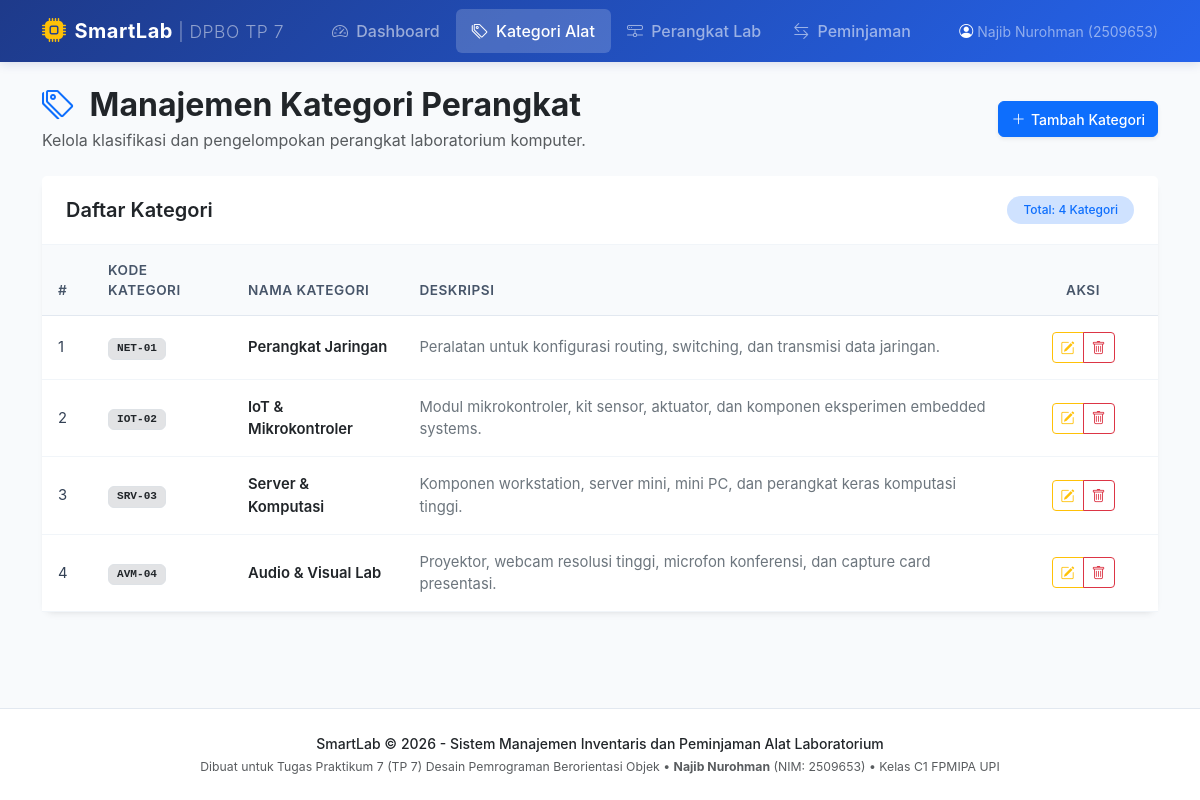
The app's page /index.php?page=categories with its own data.
### tables this page shows
CREATE TABLE `categories` (
    `id` INT AUTO_INCREMENT PRIMARY KEY,
    `code` VARCHAR(20) NOT NULL UNIQUE,
    `name` VARCHAR(100) NOT NULL,
    `description` TEXT NULL,
    `created_at` TIMESTAMP DEFAULT CURRENT_TIMESTAMP
);

### index.php (called while the page is built, shortened)
<?php
require_once __DIR__ . '/class/Category.php';
$database = new Database();
$pdo = $database->getConnection();
$categoryModel = new Category($pdo);
$page = $_GET['page'] ?? 'dashboard';
switch ($page) {
    case 'categories':
        $categoriesList = $categoryModel->getAll();
        $viewFile = 'view/categories.php';
        break;
}
require_once __DIR__ . '/view/header.php';
require_once __DIR__ . '/view/navbar.php';
require_once __DIR__ . '/' . $viewFile;
require_once __DIR__ . '/view/footer.php';

### class/Category.php (called while the page is built, shortened)
<?php
class Category {
    private $db;
    private $table = "categories";
    public function __construct(PDO $pdo) {
        $this->db = $pdo;
    }
    public function getAll() {
        $stmt = $this->db->prepare("SELECT * FROM {$this->table} ORDER BY id ASC");
        $stmt->execute();
        return $stmt->fetchAll();
    }
}

### view/categories.php (the view, shortened to what this page needs)
<div class="row mb-4 align-items-center">
    <div class="col-md-8">
        <h2 class="fw-bold text-dark mb-1">
            <i class="bi bi-tags text-primary me-2"></i> Manajemen Kategori Perangkat
        </h2>
        <p class="text-muted mb-0">
            Kelola klasifikasi dan pengelompokan perangkat laboratorium komputer.
        </p>
    </div>
    <div class="col-md-4 text-md-end mt-3 mt-md-0">
        <button type="button" class="btn btn-primary btn-action shadow-sm" data-bs-toggle="modal" data-bs-target="#addCategoryModal">
            <i class="bi bi-plus-lg"></i> Tambah Kategori
        </button>
    </div>
</div>
<div class="card content-card">
    <div class="card-header d-flex justify-content-between align-items-center">
        <h5 class="card-title mb-0 fw-semibold">Daftar Kategori</h5>
        <span class="badge bg-primary-subtle text-primary fw-medium px-3 py-2 rounded-pill">
            Total: <?= count($categoriesList) ?> Kategori
        </span>
    </div>
    <div class="card-body p-0">
        <div class="table-responsive">
            <table class="table table-custom align-middle">
                <thead>
                    <tr>
                        <th style="width: 50px;">#</th>
                        <th style="width: 140px;">Kode Kategori</th>
                        <th>Nama Kategori</th>
                        <th>Deskripsi</th>
                        <th style="width: 150px;" class="text-center">Aksi</th>
                    </tr>
                </thead>
                <tbody>
                    <?php if (empty($categoriesList)): ?>
                        <tr>
                            <td colspan="5" class="text-center py-4 text-muted">
                                <i class="bi bi-folder-x fs-2 d-block mb-1"></i>
                                Belum ada kategori yang ditambahkan.
                            </td>
                        </tr>
                    <?php else: ?>
                        <?php foreach ($categoriesList as $idx => $cat): ?>
                            <tr>
                                <td><?= $idx + 1 ?></td>
                                <td>
                                    <span class="badge bg-secondary-subtle text-dark border font-monospace px-2 py-1">
                                        <?= htmlspecialchars($cat['code']) ?>
                                    </span>
                                </td>
                                <td class="fw-semibold text-dark">
                                    <?= htmlspecialchars($cat['name']) ?>
                                </td>
                                <td class="text-secondary small">
                                    <?= htmlspecialchars($cat['description'] ?: '-') ?>
                                </td>
                                <td class="text-center">
                                    <div class="btn-group btn-group-sm">
                                        <button type="button"
                                                class="btn btn-outline-warning"
                                                data-bs-toggle="modal"
                                                data-bs-target="#editCategoryModal"
                                                data-id="<?= $cat['id'] ?>"
                                                data-code="<?= htmlspecialchars($cat['code']) ?>"
                                                data-name="<?= htmlspecialchars($cat['name']) ?>"
                                                data-description="<?= htmlspecialchars($cat['description']) ?>"
                                                title="Edit Kategori">
                                            <i class="bi bi-pencil-square"></i>
                                        </button>
                                        <button type="button"
                                                class="btn btn-outline-danger"
                                                data-bs-toggle="modal"
                                                data-bs-target="#deleteConfirmModal"
                                                data-url="index.php?page=categories&action=delete&id=<?= $cat['id'] ?>"
                                                data-item-name="Kategori: <?= htmlspecialchars($cat['name']) ?> (Perangkat terkait juga akan terhapus!)"
                                                title="Hapus Kategori">
                                            <i class="bi bi-trash"></i>
                                        </button>
                                    </div>
                                </td>
                            </tr>
                        <?php endforeach; ?>
                    <?php endif; ?>
                </tbody>
            </table>
        </div>
    </div>
</div>

### style.css (style rules this page uses)
:root { --primary-color: #2563eb; --primary-hover: #1d4ed8; --secondary-color: #475569; --success-color: #10b981; --warning-color: #f59e0b; --danger-color: #ef4444; --info-color: #06b6d4; --bg-light: #f8fafc; --card-shadow: 0 4px 6px -1px rgba(0, 0, 0, 0.05), 0 2px 4px -2px rgba(0, 0, 0, 0.05); --card-shadow-hover: 0 10px 15px -3px rgba(0, 0, 0, 0.08), 0 4px 6px -4px rgba(0, 0, 0, 0.05); }
body { background-color: var(--bg-light); color: #1e293b; font-family: -apple-system, BlinkMacSystemFont, "Segoe UI", Roboto, "Helvetica Neue", Arial, sans-serif; min-height: 100vh; display: flex; flex-direction: column; }
.content-card { border: none; border-radius: 12px; box-shadow: var(--card-shadow); background: #ffffff; margin-bottom: 2rem; }
.content-card .card-header { background-color: #ffffff; border-bottom: 1px solid #f1f5f9; padding: 1.25rem 1.5rem; font-weight: 600; }
.content-card .card-body { padding: 1.5rem; }
.table-custom { margin-bottom: 0; vertical-align: middle; }
.table-custom thead th { background-color: #f8fafc; color: #475569; font-weight: 600; font-size: 0.85rem; text-transform: uppercase; letter-spacing: 0.5px; border-bottom: 1px solid #e2e8f0; padding: 0.9rem 1rem; }
.table-custom tbody td { padding: 1rem; color: #334155; border-bottom: 1px solid #f1f5f9; font-size: 0.925rem; }
.btn-action { display: inline-flex; align-items: center; justify-content: center; gap: 0.35rem; font-weight: 500; border-radius: 6px; padding: 0.4rem 0.75rem; font-size: 0.875rem; }

### records on screen
categories: code "NET-01", name "Perangkat Jaringan", description "Peralatan untuk konfigurasi routing, switching, dan transmisi data jaringan."
categories: code "IOT-02", name "IoT & Mikrokontroler", description "Modul mikrokontroler, kit sensor, aktuator, dan komponen eksperimen embedded systems."
categories: code "SRV-03", name "Server & Komputasi", description "Komponen workstation, server mini, mini PC, dan perangkat keras komputasi tinggi."
categories: code "AVM-04", name "Audio & Visual Lab", description "Proyektor, webcam resolusi tinggi, microfon konferensi, dan capture card presentasi."

### other values on screen
count($categoriesList) "4"
